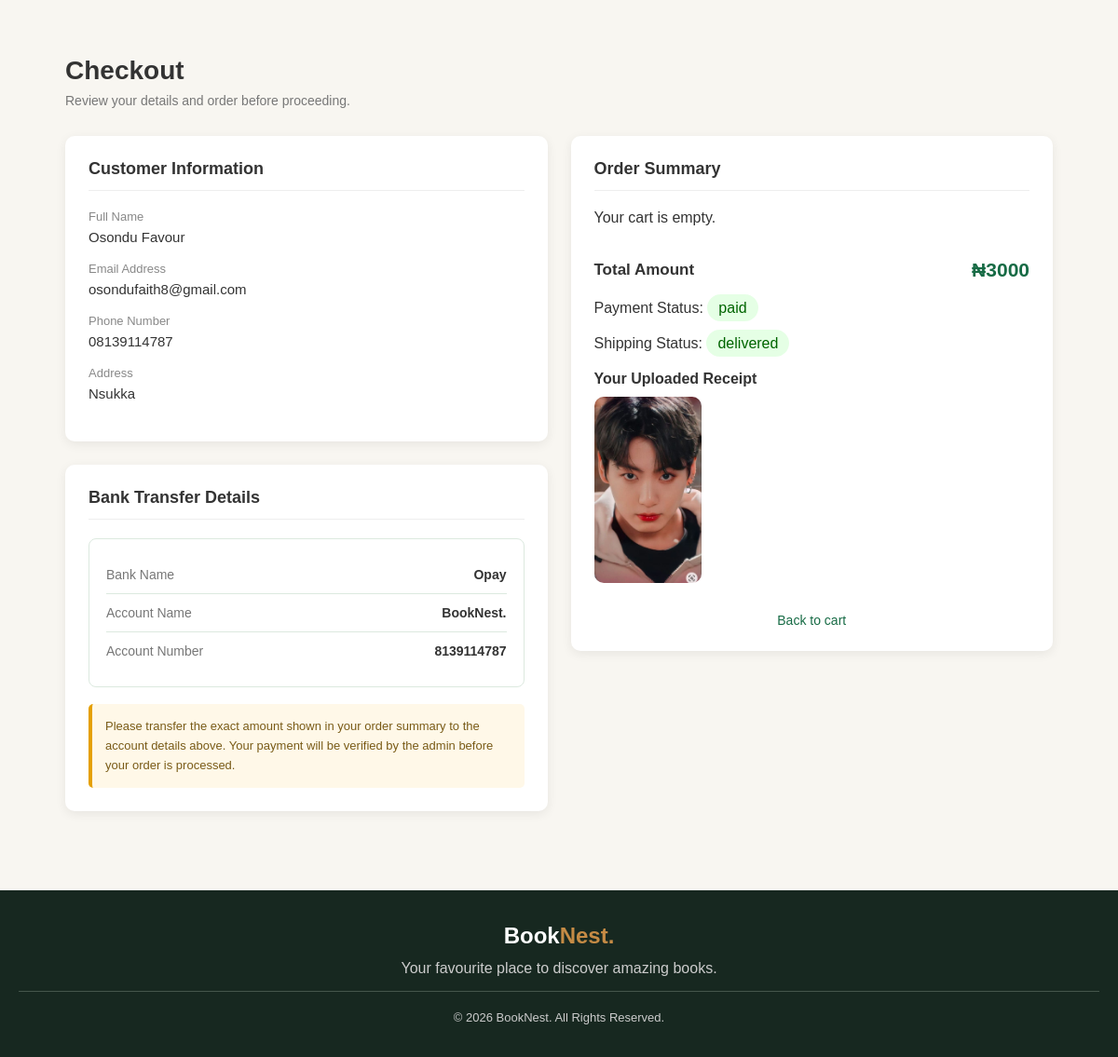
/orders/payment/73/ (signed in), run on the app's committed database.
### accounts/models.py (models this page shows, shortened)
class Member(models.Model):
    gender_choices = [
        ('', 'select gender'),
        ('Male', 'Male'),
        ('Female', 'Female'),
        ('Other', 'Other')
    ]
    user = models.OneToOneField(
        settings.AUTH_USER_MODEL,
        on_delete = models.CASCADE,
        related_name = 'profile'
    )
    phone = models.CharField(max_length = 20)
    address = models.CharField(max_length = 200)
    gender = models.CharField(choices = gender_choices)
    date_joined = models.DateTimeField(auto_now_add = True)

### orders/models.py (models this page shows, shortened)
class Order(models.Model):
    Status_choice = [
        ('', 'select status'),
        ('pending', 'pending'),
        ('processing', 'processing'),
        ('shipped', 'shipped'),
        ('delivered', 'delivered'),
        ('cancelled', 'cancelled'),
    ]
    payment_choice = [
        ('', 'select payment'),
        ('pending', 'pending'),
        ('paid', 'paid'),
        ('reversed', 'reversed')
    ]
    member = models.ForeignKey(
        settings.AUTH_USER_MODEL,
        on_delete = models.PROTECT,
        related_name = 'orders'
    )
    payment_reference = models.CharField(unique = True, blank = True, null = True)
    payment_receipt = models.ImageField(upload_to = 'payment_receipts/', blank = True, null = True)
    total_amount = models.IntegerField()
    date_ordered = models.DateTimeField(auto_now_add = True)
    status = models.CharField( choices = Status_choice, default = "pending")
    payment = models.CharField(choices = payment_choice, default = 'pending')
    cart_cleared = models.BooleanField(default = False)

### orders/views.py (the view, shortened to what this page needs)
# urls.py: path('payment/', views.payment, name='payment'),
@login_required
def payment(request, order_id=None):
    cart_item = Cart.objects.filter(member=request.user)
    profile = Member.objects.filter(user=request.user).first()
    order = None
    if order_id:
        order = get_object_or_404(
            Order,
            id=order_id,
            member=request.user
        )
    total = (
        order.total_amount if order
        else sum(item.book.price * item.quantity for item in cart_item)
    )
    context = {
        'profile': profile,
        'order': order,
        'cart_items': cart_item,
        'total': total,
        'bank_name': settings.BOOKSTORE_BANK_NAME,
        'account_name': settings.BOOKSTORE_ACCOUNT_NAME,
        'account_number': settings.BOOKSTORE_ACCOUNT_NUMBER,
    }
    return render(request, 'checkout.html', context)

### orders/templates/checkout.html (shortened to what this page needs)
{% load static %}
<!DOCTYPE html>
<html lang="en">
<head>
    <link rel="stylesheet" href="{% static 'css/checkout.css' %}">
</head>
<body>
    <div class="checkout-container">
        <div class="checkout-header">
            <h1>Checkout</h1>
            <p>Review your details and order before proceeding.</p>
        </div>
        <div class="checkout-grid">
            <div>
                <div class="checkout-card">
                    <h2>Customer Information</h2>
                    <div class="customer-detail">
                        <label>Full Name</label>
                        <p>
                            {{ request.user.first_name }}
                            {{ request.user.last_name }}
                        </p>
                    </div>
                    <div class="customer-detail">
                        <label>Email Address</label>
                        <p>{{ request.user.email }}</p>
                    </div>
                    {% if profile %}
                        <div class="customer-detail">
                            <label>Phone Number</label>
                            <p>{{ profile.phone }}</p>
                        </div>
                        <div class="customer-detail">
                            <label>Address</label>
                            <p>{{ profile.address }}</p>
                        </div>
                    {% else %}
                        <p>Please complete your profile information.</p>
                    {% endif %}
                </div>
                <div class="checkout-card">
                    <h2>Bank Transfer Details</h2>
                    <div class="bank-details">
                        <div class="bank-row">
                            <span>Bank Name</span>
                            <strong>{{ bank_name }}</strong>
                        </div>
                        <div class="bank-row">
                            <span>Account Name</span>
                            <strong>{{ account_name }}</strong>
                        </div>
                        <div class="bank-row">
                            <span>Account Number</span>
                            <strong>{{ account_number }}</strong>
                        </div>
                    </div>
                    <div class="payment-note">
                        Please transfer the exact amount shown in your
                        order summary to the account details above.
                        Your payment will be verified by the admin
                        before your order is processed.
                    </div>
                </div>
            </div>
            <div>
                <div class="checkout-card">
                    <h2>Order Summary</h2>
                    {% for item in cart_items %}
                        <div class="order-item">
                            <div>
                                <h3>{{ item.book.title }}</h3>
                                <p>Quantity: {{ item.quantity }}</p>
                                <p>
                                    Unit Price:
                                    ₦{{ item.book.price }}
                                </p>
                            </div>
                            <div class="item-price">
                                ₦{{ item.subtotal }}
                            </div>
                        </div>
                    {% empty %}
                        <p>Your cart is empty.</p>
                    {% endfor %}
                    <div class="total-section">
                        <span>Total Amount</span>
                        <strong>
                            ₦{{ total }}
                        </strong>
                    </div>
                    {% if order %}
                    <div class="status">
                        <p>Payment Status:
                            {% if order.payment == 'pending' %}
                                <span class="pending">{{ order.payment }}</span>
                            {% elif order.payment == 'paid' %}
                                <span class="approved">{{ order.payment }}</span>
                            {% elif order.payment == 'reversed' %}
                                <span class="rejected">{{ order.payment }}</span>
                            {% endif %}
                        </p>
                        <p>Shipping Status:
                            {% if order.status == 'pending' %}
                                <span class="pending">{{ order.status }}</span>
                            {% elif order.status == 'processing' %}
                                <span class="pending">{{ order.status }}</span>
                            {% elif order.status == 'shipped' %}
                                <span class="shipped">{{ order.status }}</span>
                            {% elif order.status == 'delivered' %}
                                <span class="approved">{{ order.status }}</span>
                            {% elif order.status == 'cancelled' %}
                                <span class="rejected">{{ order.status }}</span>
                            {% endif %}
                        </p>
                    </div>
                    {% endif %}
                    {% if order and order.payment_receipt %}
                    <div class="receiptbox">
                        <p><strong>Your Uploaded Receipt</strong></p>
                        <img src="{{ order.payment_receipt.url }}"
                            alt="payment_receipt"
                            style="max-width: 100%; border-radius: 10px; margin: 10px 0; height: 200px;">
                    </div>
                    {% endif %}
                    <div class="back-link">
                        <a href="/carts/cart">Back to cart</a>
                    </div>
                </div>
            </div>
        </div>
    </div>
    <footer>
        <h2>Book<span>Nest.</span></h2>
        <p>Your favourite place to discover amazing books.</p>
        <p class="copyright">© 2026 BookNest. All Rights Reserved.</p>
    </footer>
</body>
</html>

### orders/static/css/checkout.css (style rules this page uses)
* { margin: 0; padding: 0; box-sizing: border-box; font-family: Arial, sans-serif; }
html, body { min-height: 100%; }
body { background: #f8f6f1; color: #333; display: flex; flex-direction: column; min-height: 100vh; }
.checkout-container { max-width: 1100px; margin: 40px auto; padding: 20px; flex: 1; width: 100%; }
.checkout-header { margin-bottom: 30px; }
.checkout-header h1 { font-size: 28px; margin-bottom: 8px; }
.checkout-header p { color: #777; font-size: 14px; }
.checkout-grid { display: grid; grid-template-columns: 1fr 1fr; gap: 25px; align-items: start; }
.checkout-card { background: white; padding: 25px; border-radius: 10px; box-shadow: 0 3px 12px rgba(0, 0, 0, 0.07); margin-bottom: 25px; }
.checkout-card h2 { font-size: 18px; margin-bottom: 20px; padding-bottom: 12px; border-bottom: 1px solid #eee; }
.customer-detail { margin-bottom: 18px; }
.customer-detail label { display: block; color: #888; font-size: 13px; margin-bottom: 6px; }
.customer-detail p { font-size: 15px; overflow-wrap: anywhere; }
.bank-details { background: white; border: 1px solid #dce9df; border-radius: 8px; padding: 18px; }
.bank-row { display: flex; justify-content: space-between; gap: 15px; padding: 12px 0; border-bottom: 1px solid #dce9df; }
.bank-row:last-child { border-bottom: none; }
.bank-row span { color: #777; font-size: 14px; }
.bank-row strong { font-size: 14px; text-align: right; overflow-wrap: anywhere; }
.payment-note { background: #fff8e8; border-left: 4px solid #e5a000; padding: 14px; margin-top: 18px; border-radius: 5px; color: #795b17; font-size: 13px; line-height: 1.6; }
.total-section { display: flex; justify-content: space-between; align-items: center; padding: 20px 0; margin-top: 15px; }
.total-section span { font-size: 17px; font-weight: bold; }
.total-section strong { font-size: 21px; color: #176b45; }
.status p { margin-bottom: 20px; }
.approved { background: rgba(0, 255, 0, 0.1); color: darkgreen; padding: 6px 12px; border-radius: 20px; }
.back-link a { display: block; text-align: center; margin-top: 18px; color: #176b45; text-decoration: none; font-size: 14px; }
footer { background: #172820; color: white; text-align: center; padding: 35px 20px; }
footer h2 { margin-bottom: 12px; }
footer h2 span { color: #c58b45; }
footer p { color: #ccc; margin-bottom: 15px; }
.copyright { border-top: 1px solid #45564c; padding-top: 20px; margin-bottom: 0; font-size: 13px; }

### data on the page
Member: phone "08139114787", address "Nsukka"
Order: payment "paid", status "delivered", payment_receipt (picture)

### other printed values
{{ request.user.first_name }} "Osondu"
{{ request.user.last_name }} "Favour"
{{ request.user.email }} "osondufaith8@gmail.com"
{{ bank_name }} "Opay"
{{ account_name }} "BookNest."
{{ account_number }} "8139114787"
{{ total }} "3000"
